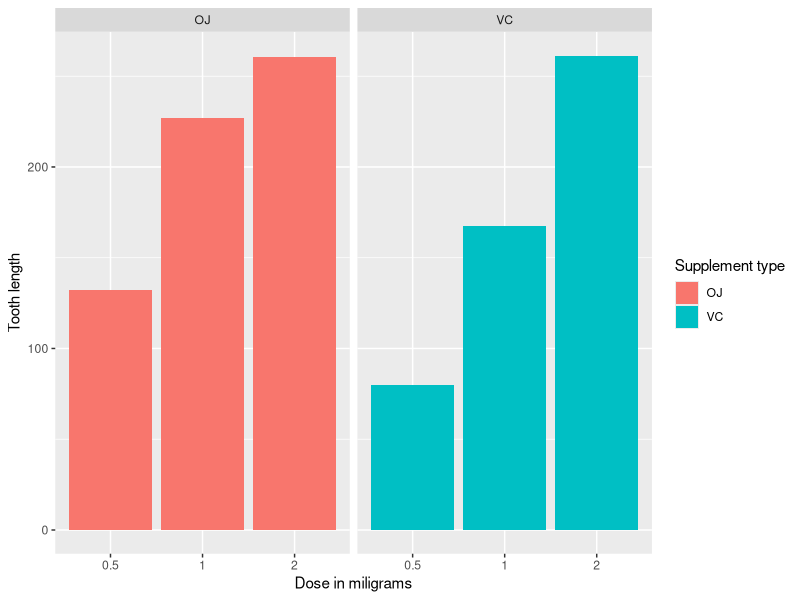

R code for this plot:
## Statistical Inference-Part 2

## use libraries datasets library & ggplot2
library(datasets)
library(ggplot2)

## Plot 1
ggplot(data=ToothGrowth, aes(x=as.factor(dose), y=len, fill=supp)) +
  geom_bar(stat="identity") +
  facet_grid(. ~ supp) +
  xlab("Dose in miligrams") +
  ylab("Tooth length") +
  guides(fill=guide_legend(title="Supplement type"))


## Fit linear model
fit <- lm(len ~ dose + supp, data=ToothGrowth)

## get summary of dataset
summary(fit)


## get the intercept
confint(fit)
